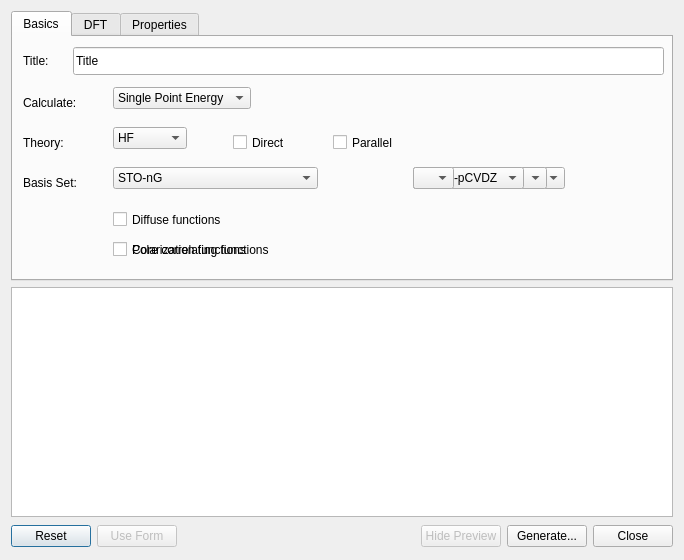
<?xml version="1.0" encoding="UTF-8"?>
<ui version="4.0">
 <class>DaltonInputDialog</class>
 <widget class="QDialog" name="DaltonInputDialog">
  <property name="geometry">
   <rect>
    <x>0</x>
    <y>0</y>
    <width>680</width>
    <height>560</height>
   </rect>
  </property>
  <property name="sizePolicy">
   <sizepolicy hsizetype="Minimum" vsizetype="Minimum">
    <horstretch>0</horstretch>
    <verstretch>0</verstretch>
   </sizepolicy>
  </property>
  <property name="minimumSize">
   <size>
    <width>680</width>
    <height>560</height>
   </size>
  </property>
  <property name="maximumSize">
   <size>
    <width>680</width>
    <height>16777215</height>
   </size>
  </property>
  <property name="windowTitle">
   <string>Dalton Input</string>
  </property>
  <layout class="QVBoxLayout" name="verticalLayout">
   <property name="sizeConstraint">
    <enum>QLayout::SetMinimumSize</enum>
   </property>
   <item>
    <widget class="QTabWidget" name="tabWidget">
     <property name="enabled">
      <bool>true</bool>
     </property>
     <property name="sizePolicy">
      <sizepolicy hsizetype="Minimum" vsizetype="Minimum">
       <horstretch>0</horstretch>
       <verstretch>0</verstretch>
      </sizepolicy>
     </property>
     <property name="minimumSize">
      <size>
       <width>662</width>
       <height>270</height>
      </size>
     </property>
     <property name="maximumSize">
      <size>
       <width>662</width>
       <height>270</height>
      </size>
     </property>
     <property name="currentIndex">
      <number>0</number>
     </property>
     <property name="usesScrollButtons">
      <bool>true</bool>
     </property>
     <widget class="QWidget" name="basicsTab">
      <attribute name="title">
       <string>Basics</string>
      </attribute>
      <widget class="QLabel" name="title">
       <property name="geometry">
        <rect>
         <x>10</x>
         <y>10</y>
         <width>82</width>
         <height>28</height>
        </rect>
       </property>
       <property name="text">
        <string>Title:</string>
       </property>
       <property name="buddy">
        <cstring>titleLine</cstring>
       </property>
      </widget>
      <widget class="QLineEdit" name="titleLine">
       <property name="geometry">
        <rect>
         <x>60</x>
         <y>10</y>
         <width>591</width>
         <height>28</height>
        </rect>
       </property>
       <property name="toolTip">
        <string>Adds what you type in the title line of the input file for your own
informative purposes.</string>
       </property>
       <property name="text">
        <string>Title</string>
       </property>
      </widget>
      <widget class="QLabel" name="calculate">
       <property name="geometry">
        <rect>
         <x>10</x>
         <y>50</y>
         <width>82</width>
         <height>31</height>
        </rect>
       </property>
       <property name="text">
        <string>Calculate:</string>
       </property>
       <property name="buddy">
        <cstring>calculationCombo</cstring>
       </property>
      </widget>
      <widget class="QComboBox" name="calculationCombo">
       <property name="geometry">
        <rect>
         <x>100</x>
         <y>50</y>
         <width>185</width>
         <height>31</height>
        </rect>
       </property>
       <property name="currentIndex">
        <number>0</number>
       </property>
       <property name="sizeAdjustPolicy">
        <enum>QComboBox::AdjustToContents</enum>
       </property>
       <item>
        <property name="text">
         <string>Single Point Energy</string>
        </property>
       </item>
       <item>
        <property name="text">
         <string>Properties</string>
        </property>
       </item>
      </widget>
      <widget class="QLabel" name="theory">
       <property name="geometry">
        <rect>
         <x>10</x>
         <y>90</y>
         <width>59</width>
         <height>31</height>
        </rect>
       </property>
       <property name="text">
        <string>Theory:</string>
       </property>
      </widget>
      <widget class="QComboBox" name="theoryCombo">
       <property name="geometry">
        <rect>
         <x>100</x>
         <y>90</y>
         <width>86</width>
         <height>31</height>
        </rect>
       </property>
       <property name="sizeAdjustPolicy">
        <enum>QComboBox::AdjustToContents</enum>
       </property>
       <item>
        <property name="text">
         <string>HF</string>
        </property>
       </item>
       <item>
        <property name="text">
         <string>KS-DFT</string>
        </property>
       </item>
       <item>
        <property name="text">
         <string>MP2</string>
        </property>
       </item>
      </widget>
      <widget class="QLabel" name="basis">
       <property name="geometry">
        <rect>
         <x>10</x>
         <y>130</y>
         <width>81</width>
         <height>31</height>
        </rect>
       </property>
       <property name="text">
        <string>Basis Set:</string>
       </property>
       <property name="buddy">
        <cstring>ccpvxzCombo</cstring>
       </property>
      </widget>
      <widget class="QComboBox" name="ccpvxzCombo">
       <property name="geometry">
        <rect>
         <x>400</x>
         <y>130</y>
         <width>95</width>
         <height>31</height>
        </rect>
       </property>
       <property name="currentIndex">
        <number>0</number>
       </property>
       <property name="sizeAdjustPolicy">
        <enum>QComboBox::AdjustToContents</enum>
       </property>
       <item>
        <property name="text">
         <string>cc-pVDZ</string>
        </property>
       </item>
       <item>
        <property name="text">
         <string>cc-pVTZ</string>
        </property>
       </item>
       <item>
        <property name="text">
         <string>cc-pVQZ</string>
        </property>
       </item>
       <item>
        <property name="text">
         <string>cc-pV5Z</string>
        </property>
       </item>
       <item>
        <property name="text">
         <string>cc-pV6Z</string>
        </property>
       </item>
      </widget>
      <widget class="QComboBox" name="basisCombo">
       <property name="geometry">
        <rect>
         <x>100</x>
         <y>130</y>
         <width>288</width>
         <height>31</height>
        </rect>
       </property>
       <property name="sizeAdjustPolicy">
        <enum>QComboBox::AdjustToContents</enum>
       </property>
       <item>
        <property name="text">
         <string>STO-nG</string>
        </property>
       </item>
       <item>
        <property name="text">
         <string>Pople-style</string>
        </property>
       </item>
       <item>
        <property name="text">
         <string>Jensen's polarization consistent</string>
        </property>
       </item>
       <item>
        <property name="text">
         <string>Dunning's correlation consistent</string>
        </property>
       </item>
      </widget>
      <widget class="QComboBox" name="accpvxzCombo">
       <property name="geometry">
        <rect>
         <x>450</x>
         <y>130</y>
         <width>131</width>
         <height>31</height>
        </rect>
       </property>
       <property name="layoutDirection">
        <enum>Qt::LeftToRight</enum>
       </property>
       <property name="sizeAdjustPolicy">
        <enum>QComboBox::AdjustToContents</enum>
       </property>
       <item>
        <property name="text">
         <string>aug-cc-pVDZ</string>
        </property>
       </item>
       <item>
        <property name="text">
         <string>aug-cc-pVTZ</string>
        </property>
       </item>
       <item>
        <property name="text">
         <string>aug-cc-pVQZ</string>
        </property>
       </item>
       <item>
        <property name="text">
         <string>aug-cc-pV5Z</string>
        </property>
       </item>
       <item>
        <property name="text">
         <string>aug-cc-pV6Z</string>
        </property>
       </item>
      </widget>
      <widget class="QComboBox" name="ccpcvxzCombo">
       <property name="geometry">
        <rect>
         <x>400</x>
         <y>130</y>
         <width>119</width>
         <height>31</height>
        </rect>
       </property>
       <property name="currentIndex">
        <number>0</number>
       </property>
       <property name="sizeAdjustPolicy">
        <enum>QComboBox::AdjustToContents</enum>
       </property>
       <item>
        <property name="text">
         <string>cc-pCVDZ</string>
        </property>
       </item>
       <item>
        <property name="text">
         <string>cc-pCVTZ</string>
        </property>
       </item>
       <item>
        <property name="text">
         <string>cc-pCVQZ</string>
        </property>
       </item>
       <item>
        <property name="text">
         <string>cc-pCV5Z</string>
        </property>
       </item>
       <item>
        <property name="text">
         <string>cc-pwCVDZ</string>
        </property>
       </item>
       <item>
        <property name="text">
         <string>cc-pwCVTZ</string>
        </property>
       </item>
       <item>
        <property name="text">
         <string>cc-pwCVQZ</string>
        </property>
       </item>
       <item>
        <property name="text">
         <string>cc-pwCV5Z</string>
        </property>
       </item>
      </widget>
      <widget class="QCheckBox" name="basiscoreCheck">
       <property name="geometry">
        <rect>
         <x>100</x>
         <y>200</y>
         <width>241</width>
         <height>25</height>
        </rect>
       </property>
       <property name="layoutDirection">
        <enum>Qt::LeftToRight</enum>
       </property>
       <property name="text">
        <string>Core correlating functions</string>
       </property>
      </widget>
      <widget class="QCheckBox" name="basisdiffCheck">
       <property name="geometry">
        <rect>
         <x>100</x>
         <y>170</y>
         <width>171</width>
         <height>25</height>
        </rect>
       </property>
       <property name="layoutDirection">
        <enum>Qt::LeftToRight</enum>
       </property>
       <property name="text">
        <string>Diffuse functions</string>
       </property>
      </widget>
      <widget class="QComboBox" name="stoCombo">
       <property name="geometry">
        <rect>
         <x>400</x>
         <y>130</y>
         <width>87</width>
         <height>31</height>
        </rect>
       </property>
       <property name="sizeAdjustPolicy">
        <enum>QComboBox::AdjustToContents</enum>
       </property>
       <item>
        <property name="text">
         <string>STO-2G</string>
        </property>
       </item>
       <item>
        <property name="text">
         <string>STO-3G</string>
        </property>
       </item>
       <item>
        <property name="text">
         <string>STO-6G</string>
        </property>
       </item>
      </widget>
      <widget class="QComboBox" name="popleCombo">
       <property name="geometry">
        <rect>
         <x>400</x>
         <y>130</y>
         <width>85</width>
         <height>31</height>
        </rect>
       </property>
       <property name="sizeAdjustPolicy">
        <enum>QComboBox::AdjustToContents</enum>
       </property>
       <item>
        <property name="text">
         <string>3-21G</string>
        </property>
       </item>
       <item>
        <property name="text">
         <string>4-31G</string>
        </property>
       </item>
       <item>
        <property name="text">
         <string>6-31G</string>
        </property>
       </item>
       <item>
        <property name="text">
         <string>6-311G</string>
        </property>
       </item>
      </widget>
      <widget class="QCheckBox" name="basispolCheck">
       <property name="geometry">
        <rect>
         <x>100</x>
         <y>200</y>
         <width>211</width>
         <height>25</height>
        </rect>
       </property>
       <property name="text">
        <string>Polarization functions</string>
       </property>
      </widget>
      <widget class="QComboBox" name="poplediffCombo">
       <property name="geometry">
        <rect>
         <x>400</x>
         <y>130</y>
         <width>103</width>
         <height>31</height>
        </rect>
       </property>
       <property name="sizeAdjustPolicy">
        <enum>QComboBox::AdjustToContents</enum>
       </property>
       <item>
        <property name="text">
         <string>3-21++G</string>
        </property>
       </item>
       <item>
        <property name="text">
         <string>6-31+G</string>
        </property>
       </item>
       <item>
        <property name="text">
         <string>6-31++G</string>
        </property>
       </item>
      </widget>
      <widget class="QComboBox" name="poplepolCombo">
       <property name="geometry">
        <rect>
         <x>400</x>
         <y>130</y>
         <width>158</width>
         <height>31</height>
        </rect>
       </property>
       <property name="sizeAdjustPolicy">
        <enum>QComboBox::AdjustToContents</enum>
       </property>
       <item>
        <property name="text">
         <string>3-21G*</string>
        </property>
       </item>
       <item>
        <property name="text">
         <string>6-31G*</string>
        </property>
       </item>
       <item>
        <property name="text">
         <string>6-31G**</string>
        </property>
       </item>
       <item>
        <property name="text">
         <string>6-31G(3df,3pd)</string>
        </property>
       </item>
       <item>
        <property name="text">
         <string>6-311G*</string>
        </property>
       </item>
       <item>
        <property name="text">
         <string>6-311G**</string>
        </property>
       </item>
       <item>
        <property name="text">
         <string>6-311G(2df,2pd)</string>
        </property>
       </item>
      </widget>
      <widget class="QComboBox" name="poplediffpolCombo">
       <property name="geometry">
        <rect>
         <x>400</x>
         <y>130</y>
         <width>186</width>
         <height>31</height>
        </rect>
       </property>
       <property name="sizeAdjustPolicy">
        <enum>QComboBox::AdjustToContents</enum>
       </property>
       <item>
        <property name="text">
         <string>3-21++G*</string>
        </property>
       </item>
       <item>
        <property name="text">
         <string>6-31+G*</string>
        </property>
       </item>
       <item>
        <property name="text">
         <string>6-31++G*</string>
        </property>
       </item>
       <item>
        <property name="text">
         <string>6-31++G**</string>
        </property>
       </item>
       <item>
        <property name="text">
         <string>6-311+G*</string>
        </property>
       </item>
       <item>
        <property name="text">
         <string>6-311++G**</string>
        </property>
       </item>
       <item>
        <property name="text">
         <string>6-311++G(2d,2p)</string>
        </property>
       </item>
       <item>
        <property name="text">
         <string>6-311++G(3df,3pd)</string>
        </property>
       </item>
      </widget>
      <widget class="QComboBox" name="pcCombo">
       <property name="geometry">
        <rect>
         <x>400</x>
         <y>130</y>
         <width>63</width>
         <height>31</height>
        </rect>
       </property>
       <property name="sizeAdjustPolicy">
        <enum>QComboBox::AdjustToContents</enum>
       </property>
       <item>
        <property name="text">
         <string>pc-0</string>
        </property>
       </item>
       <item>
        <property name="text">
         <string>pc-1</string>
        </property>
       </item>
       <item>
        <property name="text">
         <string>pc-2</string>
        </property>
       </item>
       <item>
        <property name="text">
         <string>pc-3</string>
        </property>
       </item>
       <item>
        <property name="text">
         <string>pc-4</string>
        </property>
       </item>
      </widget>
      <widget class="QComboBox" name="apcCombo">
       <property name="geometry">
        <rect>
         <x>400</x>
         <y>130</y>
         <width>73</width>
         <height>31</height>
        </rect>
       </property>
       <property name="sizeAdjustPolicy">
        <enum>QComboBox::AdjustToContents</enum>
       </property>
       <item>
        <property name="text">
         <string>apc-0</string>
        </property>
       </item>
       <item>
        <property name="text">
         <string>apc-1</string>
        </property>
       </item>
       <item>
        <property name="text">
         <string>apc-2</string>
        </property>
       </item>
       <item>
        <property name="text">
         <string>apc-3</string>
        </property>
       </item>
       <item>
        <property name="text">
         <string>apc-4</string>
        </property>
       </item>
      </widget>
      <widget class="QComboBox" name="accpcvxzCombo">
       <property name="geometry">
        <rect>
         <x>400</x>
         <y>130</y>
         <width>142</width>
         <height>31</height>
        </rect>
       </property>
       <property name="sizeAdjustPolicy">
        <enum>QComboBox::AdjustToContents</enum>
       </property>
       <item>
        <property name="text">
         <string>aug-cc-pCVDZ</string>
        </property>
       </item>
       <item>
        <property name="text">
         <string>aug-cc-pCVTZ</string>
        </property>
       </item>
       <item>
        <property name="text">
         <string>aug-cc-pCVQZ</string>
        </property>
       </item>
       <item>
        <property name="text">
         <string>aug-cc-pCV5Z</string>
        </property>
       </item>
      </widget>
      <widget class="QCheckBox" name="directCheck">
       <property name="geometry">
        <rect>
         <x>220</x>
         <y>90</y>
         <width>76</width>
         <height>31</height>
        </rect>
       </property>
       <property name="toolTip">
        <string/>
       </property>
       <property name="text">
        <string>Direct</string>
       </property>
      </widget>
      <widget class="QCheckBox" name="parallelCheck">
       <property name="geometry">
        <rect>
         <x>320</x>
         <y>90</y>
         <width>87</width>
         <height>31</height>
        </rect>
       </property>
       <property name="toolTip">
        <string>Run in parallel where possible. This is only possible for SCF
wavefunctions and DFT calculations. Dalton only supports MPI
in the current release and must be compiled and installed
correctly. The number of nodes are set by using the &quot;-N #&quot; option when executing the &quot;dalton&quot; script.</string>
       </property>
       <property name="text">
        <string>Parallel</string>
       </property>
      </widget>
      <widget class="QComboBox" name="xaugccCombo">
       <property name="geometry">
        <rect>
         <x>400</x>
         <y>130</y>
         <width>43</width>
         <height>31</height>
        </rect>
       </property>
       <property name="sizeAdjustPolicy">
        <enum>QComboBox::AdjustToContents</enum>
       </property>
       <item>
        <property name="text">
         <string/>
        </property>
       </item>
       <item>
        <property name="text">
         <string>d-</string>
        </property>
       </item>
       <item>
        <property name="text">
         <string>t-</string>
        </property>
       </item>
       <item>
        <property name="text">
         <string>q-</string>
        </property>
       </item>
      </widget>
     </widget>
     <widget class="QWidget" name="dftTab">
      <property name="enabled">
       <bool>true</bool>
      </property>
      <attribute name="title">
       <string>DFT</string>
      </attribute>
      <widget class="QLabel" name="functional">
       <property name="geometry">
        <rect>
         <x>10</x>
         <y>10</y>
         <width>90</width>
         <height>31</height>
        </rect>
       </property>
       <property name="text">
        <string>Functional:</string>
       </property>
      </widget>
      <widget class="QComboBox" name="functionalCombo">
       <property name="geometry">
        <rect>
         <x>110</x>
         <y>10</y>
         <width>124</width>
         <height>31</height>
        </rect>
       </property>
	   <property name="accessibleDescription">
         <string notr="true"/>
       </property>
       <property name="currentIndex">
        <number>0</number>
       </property>
       <property name="sizeAdjustPolicy">
        <enum>QComboBox::AdjustToContents</enum>
       </property>
       <item>
        <property name="text">
         <string>B2PLYP</string>
        </property>
       </item>
       <item>
        <property name="text">
         <string>B3LYP</string>
        </property>
       </item>
       <item>
        <property name="text">
         <string>B3LYPg</string>
        </property>
       </item>
       <item>
        <property name="text">
         <string>B3P86</string>
        </property>
       </item>
       <item>
        <property name="text">
         <string>B3P86g</string>
        </property>
       </item>
       <item>
        <property name="text">
         <string>B3PW91</string>
        </property>
       </item>
       <item>
        <property name="text">
         <string>B1LYP</string>
        </property>
       </item>
       <item>
        <property name="text">
         <string>B1PW91</string>
        </property>
       </item>
       <item>
        <property name="text">
         <string>BHandH</string>
        </property>
       </item>
       <item>
        <property name="text">
         <string>BHandHLYP</string>
        </property>
       </item>
       <item>
        <property name="text">
         <string>B86VWN</string>
        </property>
       </item>
       <item>
        <property name="text">
         <string>B86LYP</string>
        </property>
       </item>
       <item>
        <property name="text">
         <string>B86P86</string>
        </property>
       </item>
       <item>
        <property name="text">
         <string>B86PW91</string>
        </property>
       </item>
       <item>
        <property name="text">
         <string>BVWN</string>
        </property>
       </item>
       <item>
        <property name="text">
         <string>BLYP</string>
        </property>
       </item>
       <item>
        <property name="text">
         <string>BP86</string>
        </property>
       </item>
       <item>
        <property name="text">
         <string>BPW91</string>
        </property>
       </item>
       <item>
        <property name="text">
         <string>BW</string>
        </property>
       </item>
       <item>
        <property name="text">
         <string>BFW</string>
        </property>
       </item>
       <item>
        <property name="text">
         <string>CAMB3LYP</string>
        </property>
       </item>
       <item>
        <property name="text">
         <string>DBLYP</string>
        </property>
       </item>
       <item>
        <property name="text">
         <string>DBP86</string>
        </property>
       </item>
       <item>
        <property name="text">
         <string>DBPW91</string>
        </property>
       </item>
       <item>
        <property name="text">
         <string>EDF1</string>
        </property>
       </item>
       <item>
        <property name="text">
         <string>EDF2</string>
        </property>
       </item>
       <item>
        <property name="text">
         <string>G96VWN</string>
        </property>
       </item>
       <item>
        <property name="text">
         <string>G96LYP</string>
        </property>
       </item>
       <item>
        <property name="text">
         <string>G96P86</string>
        </property>
       </item>
       <item>
        <property name="text">
         <string>G96PW91</string>
        </property>
       </item>
       <item>
        <property name="text">
         <string>G961LYP</string>
        </property>
       </item>
       <item>
        <property name="text">
         <string>KMLYP</string>
        </property>
       </item>
       <item>
        <property name="text">
         <string>KT1</string>
        </property>
       </item>
       <item>
        <property name="text">
         <string>KT2</string>
        </property>
       </item>
       <item>
        <property name="text">
         <string>KT3</string>
        </property>
       </item>
       <item>
        <property name="text">
         <string>LDA</string>
        </property>
       </item>
       <item>
        <property name="text">
         <string>LG1LYP</string>
        </property>
       </item>
       <item>
        <property name="text">
         <string>OVWN</string>
        </property>
       </item>
       <item>
        <property name="text">
         <string>OLYP</string>
        </property>
       </item>
       <item>
        <property name="text">
         <string>OP86</string>
        </property>
       </item>
       <item>
        <property name="text">
         <string>OPW91</string>
        </property>
       </item>
       <item>
        <property name="text">
         <string>mPWVWN</string>
        </property>
       </item>
       <item>
        <property name="text">
         <string>mPWLYP</string>
        </property>
       </item>
       <item>
        <property name="text">
         <string>mPWP86</string>
        </property>
       </item>
       <item>
        <property name="text">
         <string>mPWPW91</string>
        </property>
       </item>
       <item>
        <property name="text">
         <string>mPW91</string>
        </property>
       </item>
       <item>
        <property name="text">
         <string>mPW1PW91</string>
        </property>
       </item>
       <item>
        <property name="text">
         <string>mPW3PW91</string>
        </property>
       </item>
       <item>
        <property name="text">
         <string>mPW1K</string>
        </property>
       </item>
       <item>
        <property name="text">
         <string>mPW1N</string>
        </property>
       </item>
       <item>
        <property name="text">
         <string>mPW1S</string>
        </property>
       </item>
       <item>
        <property name="text">
         <string>PBE0</string>
        </property>
       </item>
       <item>
        <property name="text">
         <string>PBE0PBE</string>
        </property>
       </item>
       <item>
        <property name="text">
         <string>PBE1PBE</string>
        </property>
       </item>
       <item>
        <property name="text">
         <string>PBE</string>
        </property>
       </item>
       <item>
        <property name="text">
         <string>PBEPBE</string>
        </property>
       </item>
       <item>
        <property name="text">
         <string>RPBE</string>
        </property>
       </item>
       <item>
        <property name="text">
         <string>revPBE</string>
        </property>
       </item>
       <item>
        <property name="text">
         <string>mPBE</string>
        </property>
       </item>
       <item>
        <property name="text">
         <string>PW91</string>
        </property>
       </item>
       <item>
        <property name="text">
         <string>PW91VWN</string>
        </property>
       </item>
       <item>
        <property name="text">
         <string>PW91LYP</string>
        </property>
       </item>
       <item>
        <property name="text">
         <string>PW91P86</string>
        </property>
       </item>
       <item>
        <property name="text">
         <string>PW91PW91</string>
        </property>
       </item>
       <item>
        <property name="text">
         <string>SVWN3</string>
        </property>
       </item>
       <item>
        <property name="text">
         <string>SVWN5</string>
        </property>
       </item>
       <item>
        <property name="text">
         <string>XLYP</string>
        </property>
       </item>
       <item>
        <property name="text">
         <string>X3LYP</string>
        </property>
       </item>
      </widget>
      <widget class="QLabel" name="thresholds">
       <property name="geometry">
        <rect>
         <x>10</x>
         <y>50</y>
         <width>367</width>
         <height>31</height>
        </rect>
       </property>
       <property name="font">
        <font>
         <weight>50</weight>
         <italic>false</italic>
         <bold>false</bold>
         <underline>true</underline>
        </font>
       </property>
       <property name="text">
        <string>Thresholds</string>
       </property>
      </widget>
      <widget class="QLabel" name="densitythresh">
       <property name="geometry">
        <rect>
         <x>20</x>
         <y>120</y>
         <width>65</width>
         <height>31</height>
        </rect>
       </property>
       <property name="text">
        <string>Density:</string>
       </property>
      </widget>
      <widget class="QSpinBox" name="dftthrdensSpin">
       <property name="enabled">
        <bool>false</bool>
       </property>
       <property name="geometry">
        <rect>
         <x>100</x>
         <y>120</y>
         <width>91</width>
         <height>30</height>
        </rect>
       </property>
       <property name="prefix">
        <string>1.0D-</string>
       </property>
       <property name="minimum">
        <number>1</number>
       </property>
       <property name="maximum">
        <number>30</number>
       </property>
       <property name="value">
        <number>9</number>
       </property>
      </widget>
      <widget class="QLabel" name="orbitalthresh">
       <property name="geometry">
        <rect>
         <x>20</x>
         <y>160</y>
         <width>60</width>
         <height>31</height>
        </rect>
       </property>
       <property name="text">
        <string>Orbital:</string>
       </property>
      </widget>
      <widget class="QSpinBox" name="dftthrorbSpin">
       <property name="enabled">
        <bool>false</bool>
       </property>
       <property name="geometry">
        <rect>
         <x>100</x>
         <y>160</y>
         <width>91</width>
         <height>30</height>
        </rect>
       </property>
       <property name="prefix">
        <string>1.0D-</string>
       </property>
       <property name="minimum">
        <number>1</number>
       </property>
       <property name="maximum">
        <number>30</number>
       </property>
       <property name="value">
        <number>13</number>
       </property>
      </widget>
      <widget class="QLabel" name="chargeint">
       <property name="geometry">
        <rect>
         <x>20</x>
         <y>80</y>
         <width>157</width>
         <height>31</height>
        </rect>
       </property>
       <property name="text">
        <string>Charge Integration:</string>
       </property>
      </widget>
      <widget class="QSpinBox" name="dftthrchargeSpin">
       <property name="enabled">
        <bool>false</bool>
       </property>
       <property name="geometry">
        <rect>
         <x>190</x>
         <y>80</y>
         <width>63</width>
         <height>30</height>
        </rect>
       </property>
      </widget>
      <widget class="QLabel" name="gridspecs">
       <property name="geometry">
        <rect>
         <x>300</x>
         <y>50</y>
         <width>151</width>
         <height>31</height>
        </rect>
       </property>
       <property name="font">
        <font>
         <underline>true</underline>
        </font>
       </property>
       <property name="text">
        <string>Grid Specification</string>
       </property>
      </widget>
      <widget class="QLabel" name="partscheme">
       <property name="geometry">
        <rect>
         <x>310</x>
         <y>80</y>
         <width>168</width>
         <height>31</height>
        </rect>
       </property>
       <property name="text">
        <string>Partitioning Scheme:</string>
       </property>
      </widget>
      <widget class="QComboBox" name="dftgridpartCombo">
       <property name="enabled">
        <bool>false</bool>
       </property>
       <property name="geometry">
        <rect>
         <x>490</x>
         <y>80</y>
         <width>161</width>
         <height>31</height>
        </rect>
       </property>
       <item>
        <property name="text">
         <string>Becke</string>
        </property>
       </item>
       <item>
        <property name="text">
         <string>Becke (original)</string>
        </property>
       </item>
       <item>
        <property name="text">
         <string>SSF</string>
        </property>
       </item>
      </widget>
      <widget class="QLabel" name="grid">
       <property name="geometry">
        <rect>
         <x>310</x>
         <y>160</y>
         <width>111</width>
         <height>31</height>
        </rect>
       </property>
       <property name="text">
        <string>Grid Quality:</string>
       </property>
      </widget>
      <widget class="QComboBox" name="dftgridCombo">
       <property name="geometry">
        <rect>
         <x>430</x>
         <y>160</y>
         <width>96</width>
         <height>31</height>
        </rect>
       </property>
       <property name="sizeAdjustPolicy">
        <enum>QComboBox::AdjustToContents</enum>
       </property>
       <item>
        <property name="text">
         <string>coarse</string>
        </property>
       </item>
       <item>
        <property name="text">
         <string>normal</string>
        </property>
       </item>
       <item>
        <property name="text">
         <string>fine</string>
        </property>
       </item>
       <item>
        <property name="text">
         <string>ultrafine</string>
        </property>
       </item>
      </widget>
      <widget class="QLabel" name="radscheme">
       <property name="geometry">
        <rect>
         <x>310</x>
         <y>120</y>
         <width>126</width>
         <height>34</height>
        </rect>
       </property>
       <property name="text">
        <string>Radial Scheme:</string>
       </property>
      </widget>
      <widget class="QComboBox" name="dftgridradCombo">
       <property name="enabled">
        <bool>false</bool>
       </property>
       <property name="geometry">
        <rect>
         <x>450</x>
         <y>120</y>
         <width>71</width>
         <height>31</height>
        </rect>
       </property>
       <item>
        <property name="text">
         <string>LMG</string>
        </property>
       </item>
       <item>
        <property name="text">
         <string>GC2</string>
        </property>
       </item>
      </widget>
      <widget class="QCheckBox" name="allfunctionalsCheck">
       <property name="enabled">
        <bool>false</bool>
       </property>
       <property name="geometry">
        <rect>
         <x>290</x>
         <y>10</y>
         <width>201</width>
         <height>25</height>
        </rect>
       </property>
       <property name="text">
        <string>Show all functionals</string>
       </property>
      </widget>
     </widget>
     <widget class="QWidget" name="propsTab">
      <property name="enabled">
       <bool>true</bool>
      </property>
      <attribute name="title">
       <string>Properties</string>
      </attribute>
      <widget class="QLabel" name="property">
       <property name="geometry">
        <rect>
         <x>10</x>
         <y>10</y>
         <width>77</width>
         <height>31</height>
        </rect>
       </property>
       <property name="text">
        <string>Property:</string>
       </property>
      </widget>
      <widget class="QComboBox" name="propCombo">
       <property name="geometry">
        <rect>
         <x>90</x>
         <y>10</y>
         <width>169</width>
         <height>31</height>
        </rect>
       </property>
       <property name="sizeAdjustPolicy">
        <enum>QComboBox::AdjustToContents</enum>
       </property>
       <item>
        <property name="text">
         <string>Polarizability</string>
        </property>
       </item>
       <item>
        <property name="text">
         <string>Excitation Energy</string>
        </property>
       </item>
      </widget>
      <widget class="QCheckBox" name="checkBox">
       <property name="enabled">
        <bool>false</bool>
       </property>
       <property name="geometry">
        <rect>
         <x>310</x>
         <y>10</y>
         <width>221</width>
         <height>31</height>
        </rect>
       </property>
       <property name="text">
        <string>Frequency Dependent</string>
       </property>
      </widget>
      <widget class="QSpinBox" name="exciSpin">
       <property name="geometry">
        <rect>
         <x>150</x>
         <y>50</y>
         <width>81</width>
         <height>30</height>
        </rect>
       </property>
       <property name="alignment">
        <set>Qt::AlignRight|Qt::AlignTrailing|Qt::AlignVCenter</set>
       </property>
       <property name="minimum">
        <number>1</number>
       </property>
       <property name="maximum">
        <number>10000</number>
       </property>
       <property name="value">
        <number>1</number>
       </property>
      </widget>
      <widget class="QLabel" name="excitations">
       <property name="enabled">
        <bool>true</bool>
       </property>
       <property name="geometry">
        <rect>
         <x>10</x>
         <y>50</y>
         <width>131</width>
         <height>31</height>
        </rect>
       </property>
       <property name="text">
        <string>No. excitations:</string>
       </property>
      </widget>
     </widget>
    </widget>
   </item>
   <item>
    <widget class="QTextEdit" name="previewText">
     <property name="enabled">
      <bool>true</bool>
     </property>
     <property name="sizePolicy">
      <sizepolicy hsizetype="Fixed" vsizetype="Expanding">
       <horstretch>0</horstretch>
       <verstretch>0</verstretch>
      </sizepolicy>
     </property>
     <property name="minimumSize">
      <size>
       <width>662</width>
       <height>230</height>
      </size>
     </property>
     <property name="readOnly">
      <bool>false</bool>
     </property>
     <property name="acceptRichText">
      <bool>false</bool>
     </property>
    </widget>
   </item>
   <item>
    <layout class="QHBoxLayout" name="horizontalLayout_3">
     <property name="sizeConstraint">
      <enum>QLayout::SetMinimumSize</enum>
     </property>
     <item>
      <widget class="QPushButton" name="resetButton">
       <property name="text">
        <string>Reset</string>
       </property>
      </widget>
     </item>
     <item>
      <widget class="QPushButton" name="enableFormButton">
       <property name="enabled">
        <bool>false</bool>
       </property>
       <property name="text">
        <string>Use Form</string>
       </property>
      </widget>
     </item>
     <item>
      <spacer name="horizontalSpacer">
       <property name="orientation">
        <enum>Qt::Horizontal</enum>
       </property>
       <property name="sizeHint" stdset="0">
        <size>
         <width>48</width>
         <height>26</height>
        </size>
       </property>
      </spacer>
     </item>
     <item>
      <widget class="QPushButton" name="moreButton">
       <property name="enabled">
        <bool>false</bool>
       </property>
       <property name="sizePolicy">
        <sizepolicy hsizetype="Fixed" vsizetype="Fixed">
         <horstretch>0</horstretch>
         <verstretch>0</verstretch>
        </sizepolicy>
       </property>
       <property name="text">
        <string>Hide Preview</string>
       </property>
      </widget>
     </item>
     <item>
      <widget class="QPushButton" name="generateButton">
       <property name="text">
        <string>Generate...</string>
       </property>
      </widget>
     </item>
     <item>
      <widget class="QPushButton" name="closeButton">
       <property name="text">
        <string>Close</string>
       </property>
      </widget>
     </item>
    </layout>
   </item>
  </layout>
 </widget>
 <tabstops>
  <tabstop>previewText</tabstop>
  <tabstop>generateButton</tabstop>
  <tabstop>closeButton</tabstop>
  <tabstop>resetButton</tabstop>
  <tabstop>enableFormButton</tabstop>
 </tabstops>
 <resources/>
 <connections>
  <connection>
   <sender>closeButton</sender>
   <signal>clicked()</signal>
   <receiver>DaltonInputDialog</receiver>
   <slot>close()</slot>
   <hints>
    <hint type="sourcelabel">
     <x>451</x>
     <y>411</y>
    </hint>
    <hint type="destinationlabel">
     <x>258</x>
     <y>243</y>
    </hint>
   </hints>
  </connection>
 </connections>
</ui>
